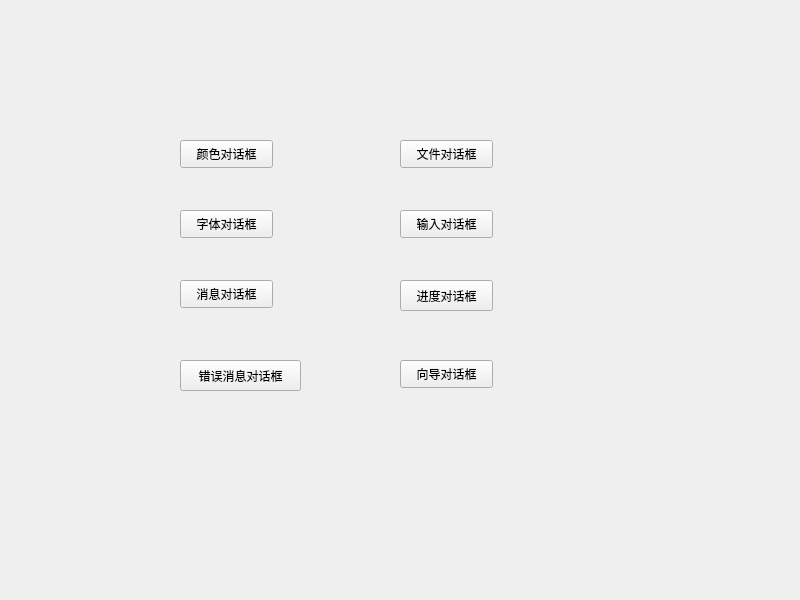
<?xml version="1.0" encoding="UTF-8"?>
<ui version="4.0">
 <class>MyWidget</class>
 <widget class="QWidget" name="MyWidget">
  <property name="geometry">
   <rect>
    <x>0</x>
    <y>0</y>
    <width>800</width>
    <height>600</height>
   </rect>
  </property>
  <property name="windowTitle">
   <string>MyWidget</string>
  </property>
  <widget class="QPushButton" name="pushButton">
   <property name="geometry">
    <rect>
     <x>180</x>
     <y>140</y>
     <width>93</width>
     <height>28</height>
    </rect>
   </property>
   <property name="text">
    <string>颜色对话框</string>
   </property>
  </widget>
  <widget class="QPushButton" name="pushButton_2">
   <property name="geometry">
    <rect>
     <x>180</x>
     <y>210</y>
     <width>93</width>
     <height>28</height>
    </rect>
   </property>
   <property name="text">
    <string>字体对话框</string>
   </property>
  </widget>
  <widget class="QPushButton" name="pushButton_3">
   <property name="geometry">
    <rect>
     <x>180</x>
     <y>280</y>
     <width>93</width>
     <height>28</height>
    </rect>
   </property>
   <property name="text">
    <string>消息对话框</string>
   </property>
  </widget>
  <widget class="QPushButton" name="pushButton_4">
   <property name="geometry">
    <rect>
     <x>180</x>
     <y>360</y>
     <width>121</width>
     <height>31</height>
    </rect>
   </property>
   <property name="text">
    <string>错误消息对话框</string>
   </property>
  </widget>
  <widget class="QPushButton" name="pushButton_5">
   <property name="geometry">
    <rect>
     <x>400</x>
     <y>140</y>
     <width>93</width>
     <height>28</height>
    </rect>
   </property>
   <property name="text">
    <string>文件对话框</string>
   </property>
  </widget>
  <widget class="QPushButton" name="pushButton_6">
   <property name="geometry">
    <rect>
     <x>400</x>
     <y>210</y>
     <width>93</width>
     <height>28</height>
    </rect>
   </property>
   <property name="text">
    <string>输入对话框</string>
   </property>
  </widget>
  <widget class="QPushButton" name="pushButton_7">
   <property name="geometry">
    <rect>
     <x>400</x>
     <y>280</y>
     <width>93</width>
     <height>31</height>
    </rect>
   </property>
   <property name="text">
    <string>进度对话框</string>
   </property>
  </widget>
  <widget class="QPushButton" name="pushButton_8">
   <property name="geometry">
    <rect>
     <x>400</x>
     <y>360</y>
     <width>93</width>
     <height>28</height>
    </rect>
   </property>
   <property name="text">
    <string>向导对话框</string>
   </property>
  </widget>
 </widget>
 <resources/>
 <connections/>
</ui>
